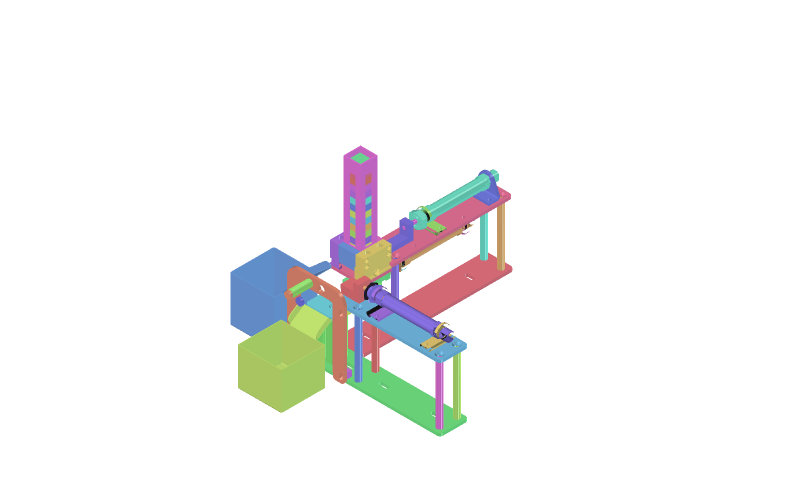
#> input picture Presentation/kit-digital-twin/images/kit-1-assembled-colored.png, 1600 x 1000 px (shown at 1/2 size)
$ python create_contact_sheet.py
#> lines starting #> are read from the running program, lines starting #| are printed output that depends on the picture; after the words box and inside, x2 and y2 are one past the last pixel; in counts of white or black regions, pixels touching at a corner belong together
from pathlib import Path

from PIL import Image, ImageChops, ImageDraw, ImageFont


ROOT = Path(__file__).resolve().parent
IMAGE_DIR = ROOT / "images"
OUTPUT = IMAGE_DIR / "all-kits-assembled-overview.png"

KITS = [
    ("kit-1-assembled-colored.png", "KIT 1", "SORTING", "SIMULATION + ASSEMBLY"),
    ("kit-2-assembled-colored.png", "KIT 2", "STAMPING", "SIMULATION + ASSEMBLY"),
    ("kit-3-assembled-colored.png", "KIT 3", "STAMPING + COLOR SORTING", "SIMULATION + ASSEMBLY"),
    ("kit-4-assembled-colored.png", "KIT 4", "INSPECTION", "ASSEMBLY ONLY"),
    ("kit-5-assembled-colored.png", "KIT 5", "MULTI-PART ASSEMBLY", "ASSEMBLY ONLY"),
]

WIDTH, HEIGHT = 1920, 1080
BG = "#F5F7FA"
CARD_BG = "#FFFFFF"
INK = "#152235"
MUTED = "#64748B"
ACCENTS = ["#2563EB", "#7C3AED", "#DB2777", "#EA580C", "#16A34A"]


def crop_white(image: Image.Image) -> Image.Image:
    rgb = image.convert("RGB")
    background = Image.new("RGB", rgb.size, "white")
    difference = ImageChops.difference(rgb, background).convert("L")
    difference = difference.point(lambda p: 255 if p > 12 else 0)
    bounds = difference.getbbox()
    return rgb.crop(bounds) if bounds else rgb


def fit(image: Image.Image, box: tuple[int, int]) -> Image.Image:
    copy = image.copy()
    copy.thumbnail(box, Image.Resampling.LANCZOS)
    return copy


def main() -> None:
    canvas = Image.new("RGB", (WIDTH, HEIGHT), BG)
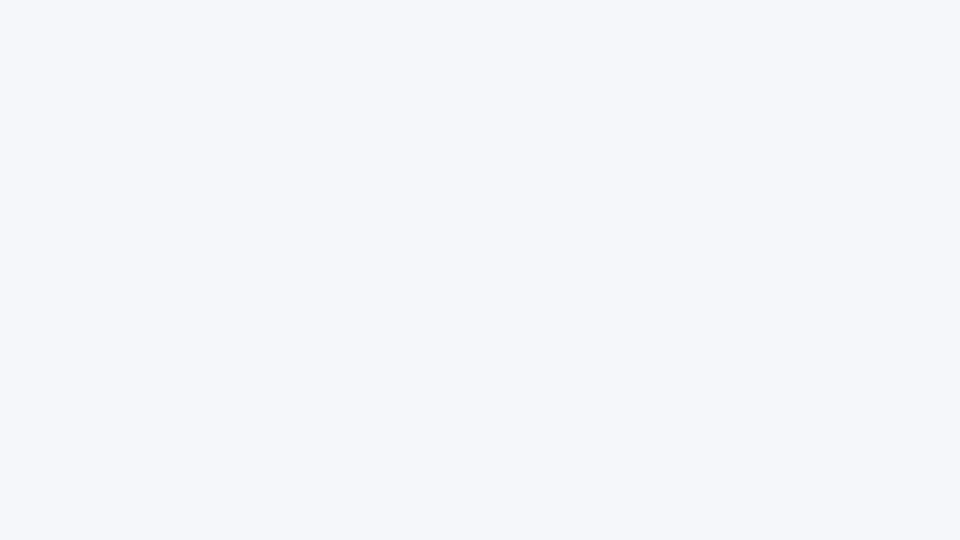
#> canvas: PIL image 1920x1080 RGB (shown at 1/2 size); mean R, G, B 245, 247, 250
    draw = ImageDraw.Draw(canvas)
    title_font = ImageFont.truetype(r"C:\Windows\Fonts\segoeuib.ttf", 48)
    kit_font = ImageFont.truetype(r"C:\Windows\Fonts\segoeuib.ttf", 28)
    name_font = ImageFont.truetype(r"C:\Windows\Fonts\segoeui.ttf", 21)
    note_font = ImageFont.truetype(r"C:\Windows\Fonts\segoeui.ttf", 16)

    draw.text((70, 35), "MODULAR AUTOMATION KITS — ASSEMBLED CAD OVERVIEW", fill=INK, font=title_font)
    draw.text(
        (72, 96),
        "Colored segmentation distinguishes CAD components; it does not represent manufacturing colors.",
        fill=MUTED,
        font=name_font,
    )

    card_w, card_h = 560, 390
    positions = [(70, 150), (680, 150), (1290, 150), (375, 590), (985, 590)]

    for index, ((filename, kit, name, scope), (x, y)) in enumerate(zip(KITS, positions)):
        draw.rounded_rectangle((x, y, x + card_w, y + card_h), radius=22, fill=CARD_BG, outline="#D9E1EA", width=2)
        draw.rounded_rectangle((x, y, x + 12, y + card_h), radius=6, fill=ACCENTS[index])

        source = crop_white(Image.open(IMAGE_DIR / filename))
#> in crop_white, rgb is the input picture: PIL image 1600x1000 RGB; mean R, G, B 244.7, 244.7, 244.1
#> in crop_white, `background = Image.new("RGB", rgb.size, "white")`: background: PIL image 1600x1000 RGB; every value is 255
#> in crop_white, `difference = ImageChops.difference(rgb, background).convert("L")`:
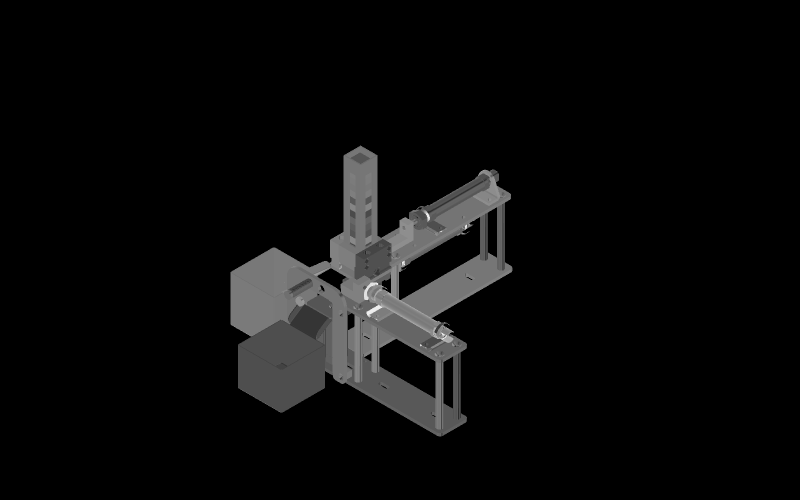
#> difference: PIL image 1600x1000 L (shown at 1/2 size); min 0, max 238, mean 10.4
#> in crop_white, `difference = difference.point(lambda p: 255 if p > 12 else 0)`:
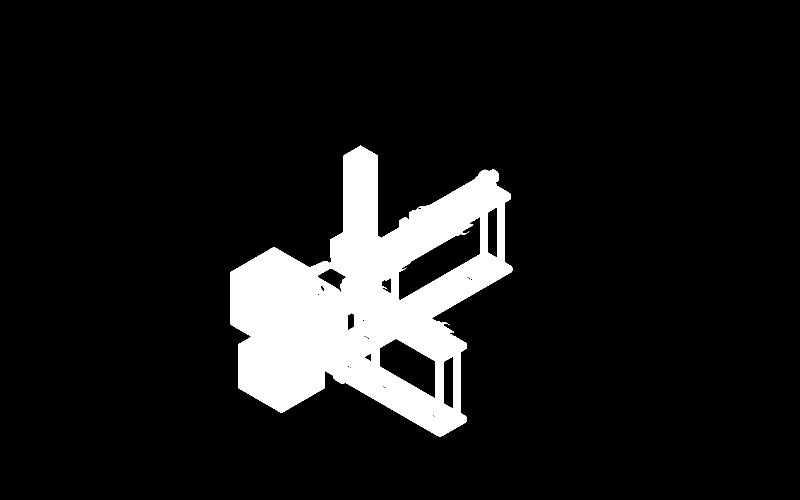
#> difference: PIL image 1600x1000 L (shown at 1/2 size); 9.9% white; 1 white region, box (x1, y1, x2, y2) and area: (461, 291, 1025, 873) 158451
#> in crop_white, `bounds = difference.getbbox()`: bounds = (461, 291, 1025, 873)
#> in crop_white, `return rgb.crop(bounds) if bounds else rgb`:
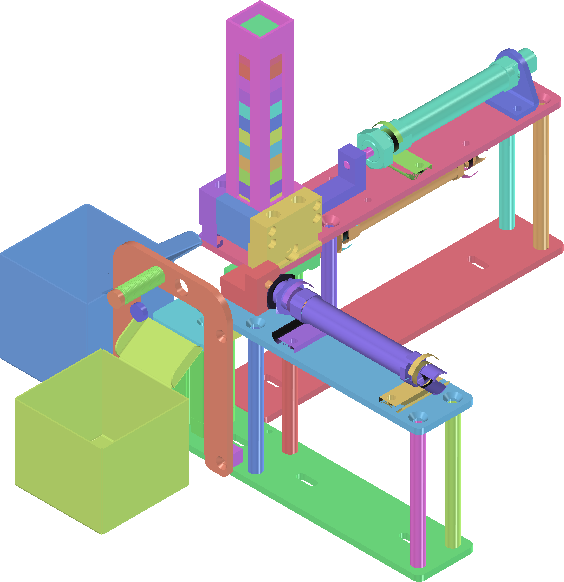
#> returned value: PIL image 564x582 RGB; mean R, G, B 204.9, 204.9, 201.7
        rendered = fit(source, (card_w - 58, 255))
#> in fit, `copy.thumbnail(box, Image.Resampling.LANCZOS)`:
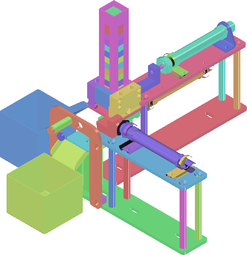
#> copy: PIL image 247x255 RGB; mean R, G, B 204.7, 204.7, 201.5
        image_x = x + (card_w - rendered.width) // 2 + 5
#> image_x = 231
        image_y = y + 18 + (255 - rendered.height) // 2
#> image_y = 168
        canvas.paste(rendered, (image_x, image_y))
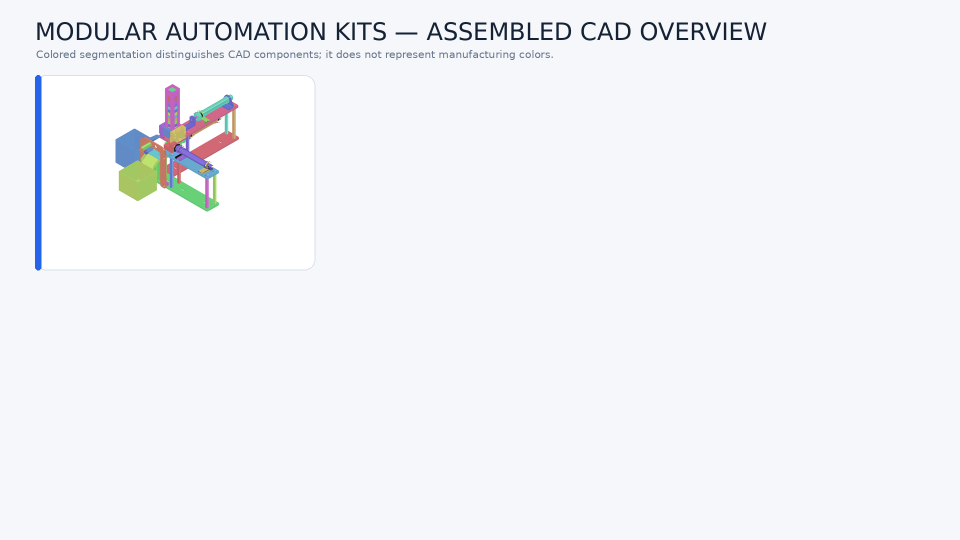
#> canvas: PIL image 1920x1080 RGB (shown at 1/2 size); mean R, G, B 242, 244, 247.1

        text_y = y + 282
        draw.text((x + 34, text_y), kit, fill=ACCENTS[index], font=kit_font)
        draw.text((x + 34, text_y + 38), name, fill=INK, font=name_font)
        scope_box = draw.textbbox((0, 0), scope, font=note_font)
#> scope_box = (0, 3, 205, 15)
        scope_w = scope_box[2] - scope_box[0]
#> scope_w = 205
        draw.rounded_rectangle(
            (x + 34, text_y + 72, x + 55 + scope_w, text_y + 101),
            radius=11,
            fill="#E9EEF5",
        )
        draw.text((x + 44, text_y + 76), scope, fill=MUTED, font=note_font)
#> pass 2 of the loop in main, `for index, ((filename, kit, name, scope), (x, y)) in enumerate(zip(KIT..`:
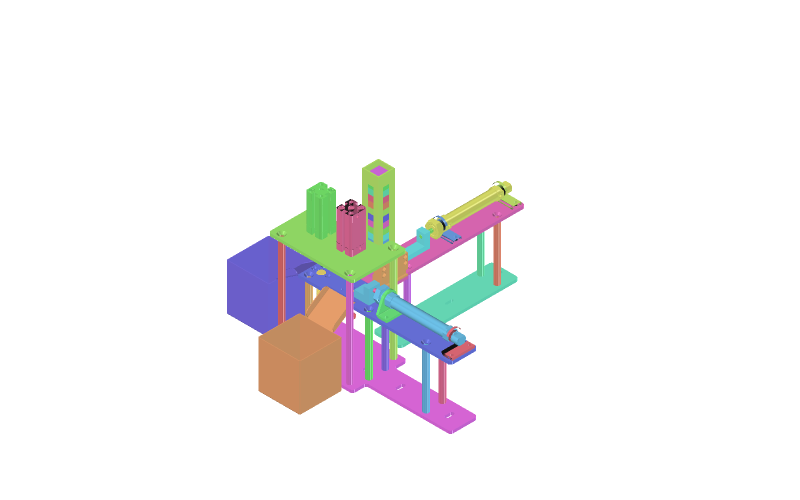
#> input picture Presentation/kit-digital-twin/images/kit-2-assembled-colored.png, 1600 x 1000 px (shown at 1/2 size)
#> in crop_white, rgb is the input picture: PIL image 1600x1000 RGB; mean R, G, B 244.2, 242.9, 243.5
#> in crop_white (call 2), `difference = difference.point(lambda p: 255 if p > 12 else 0)`:
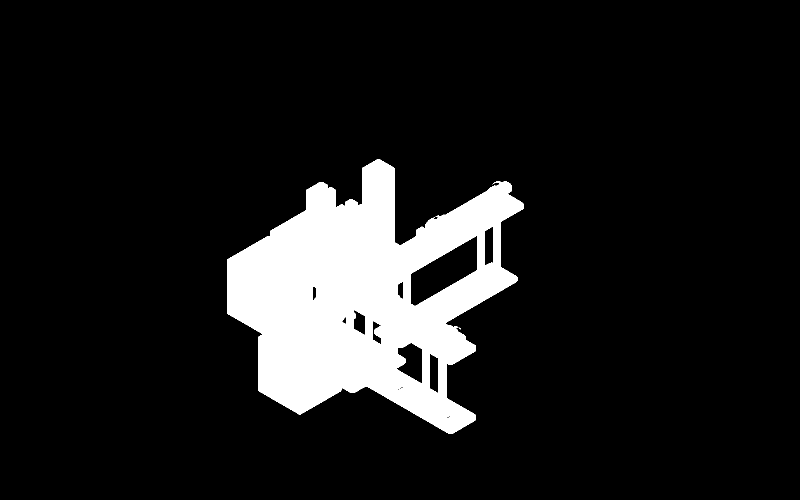
#> difference: PIL image 1600x1000 L (shown at 1/2 size); 10.9% white; 2 white regions (1 under 20 px), largest, box (x1, y1, x2, y2) and area: (454, 318, 1048, 868) 174044
#> bounds = (454, 318, 1048, 868)
#> copy: PIL image 275x255 RGB
#> in main, `canvas.paste(rendered, (image_x, image_y))`:
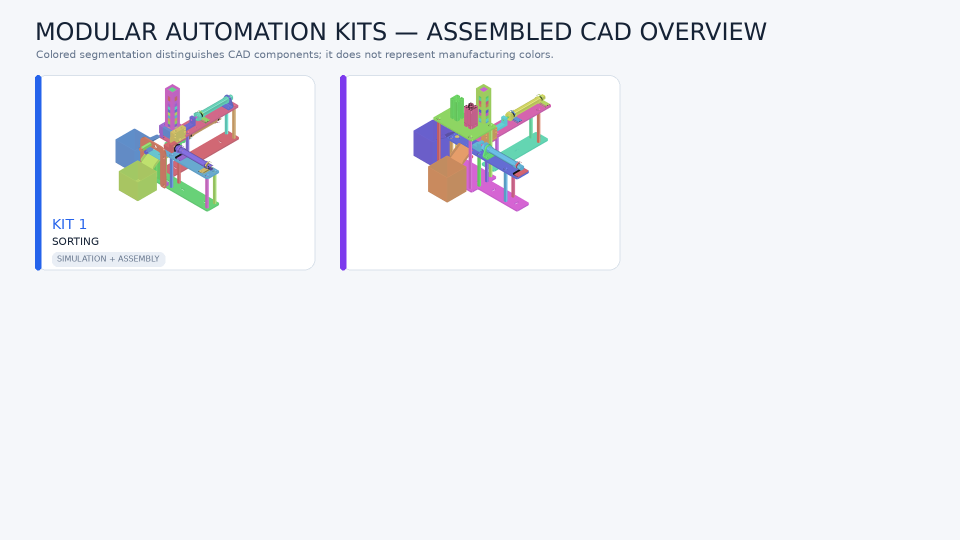
#> canvas: PIL image 1920x1080 RGB (shown at 1/2 size); mean R, G, B 240.6, 242.2, 245.5
#> pass 3 of the loop in main, `for index, ((filename, kit, name, scope), (x, y)) in enumerate(zip(KIT..`:
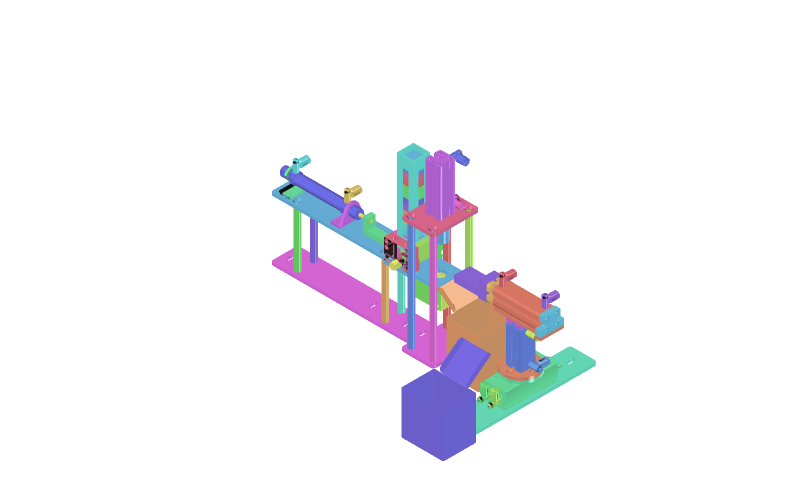
#> input picture Presentation/kit-digital-twin/images/kit-3-assembled-colored.png, 1600 x 1000 px (shown at 1/2 size)
#> in crop_white, rgb is the input picture: PIL image 1600x1000 RGB; mean R, G, B 243.6, 242.5, 246.4
#> in crop_white (call 3), `difference = difference.point(lambda p: 255 if p > 12 else 0)`:
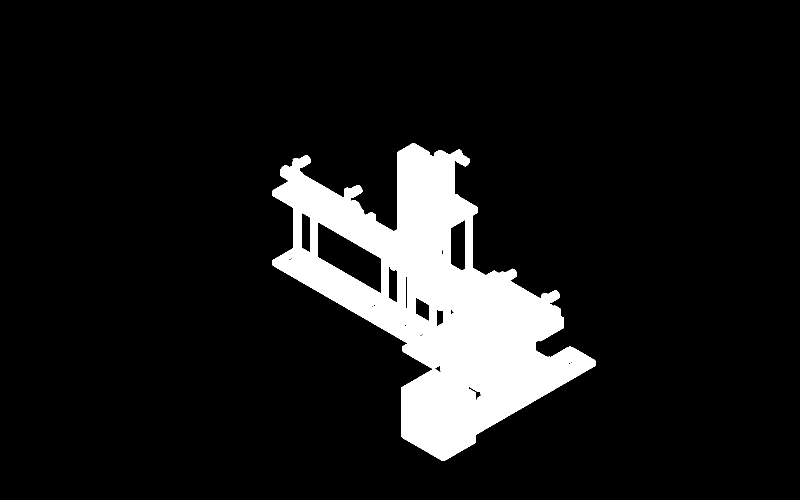
#> difference: PIL image 1600x1000 L (shown at 1/2 size); 10.4% white; 1 white region, box (x1, y1, x2, y2) and area: (544, 286, 1192, 922) 165798
#> bounds = (544, 286, 1192, 922)
#> copy: PIL image 260x255 RGB
#> in main, `canvas.paste(rendered, (image_x, image_y))`:
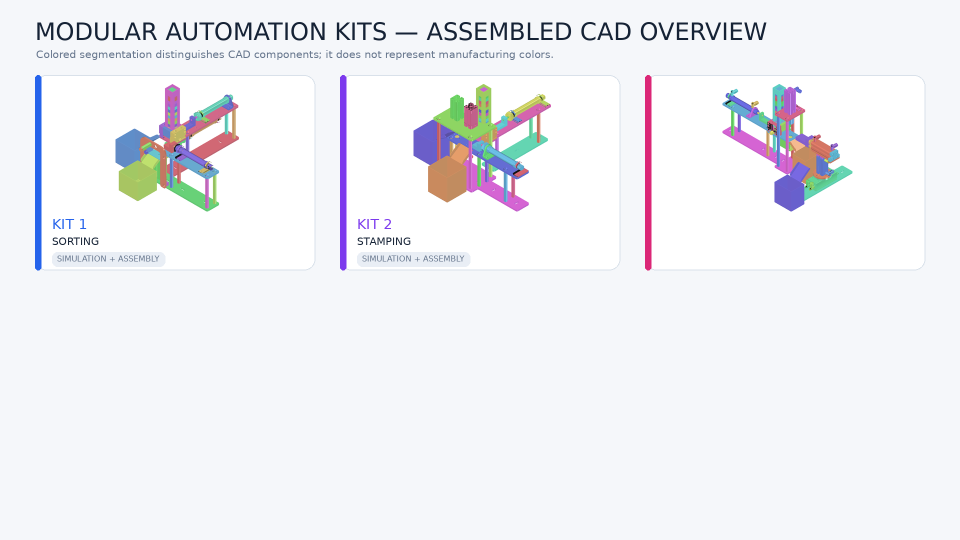
#> canvas: PIL image 1920x1080 RGB (shown at 1/2 size); mean R, G, B 239.9, 240.7, 244.5
#> the loop made 5 passes; the first 3 are shown

    canvas.save(OUTPUT, optimize=True)
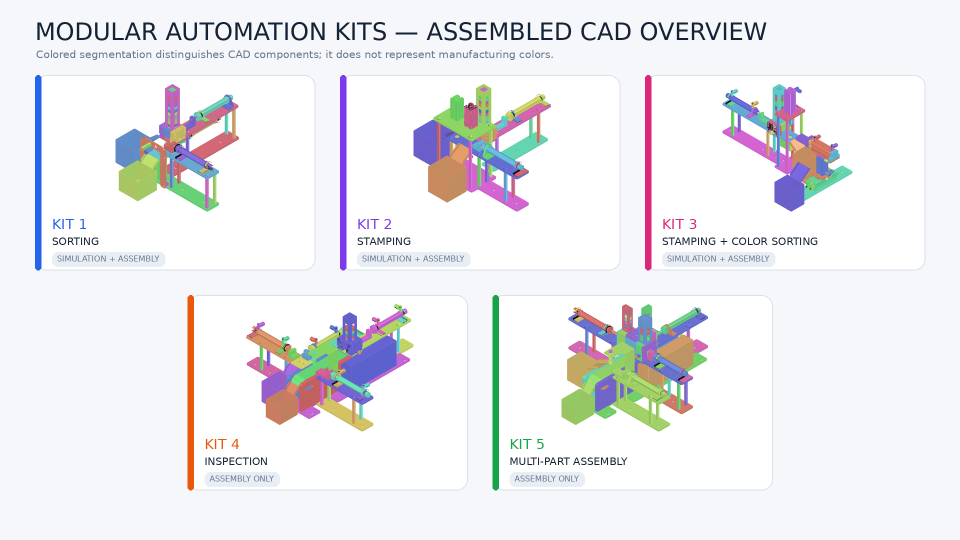
#> saved as all-kits-assembled-overview.png: PIL image 1920x1080 RGB (shown at 1/2 size); mean R, G, B 236, 236.3, 238.9
    print(OUTPUT)


if __name__ == "__main__":
    main()
